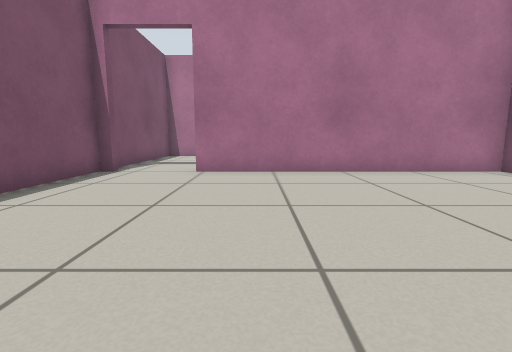
View 1 (above)

21 first-person views from a walk through a Gazebo world. The camera is 0.5 m above the floor, tilts 8° down and sees 85° across. The floor is counted in squares, 0.5 m on a side. Each view is taken from the middle of a square. On the plan, view 1 faces up. The plan holds only what a view shows up to about 11 squares ahead; the rest is blank. Gazebo's built-in surfaces are drawn with simple patterns.

View 2
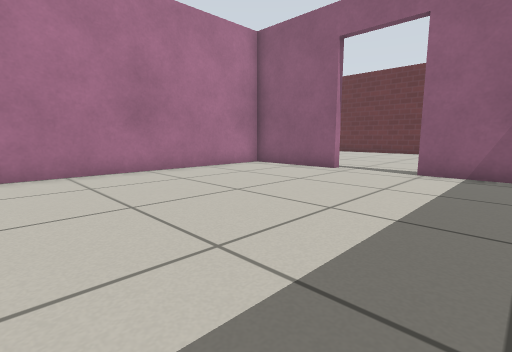

View 3
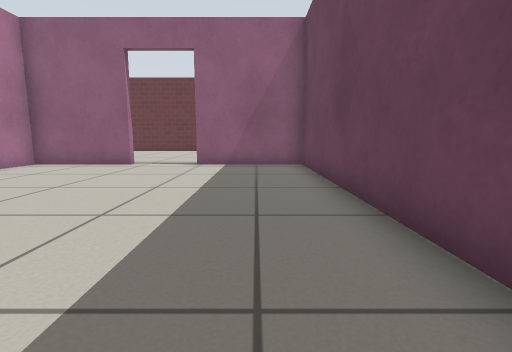

View 4
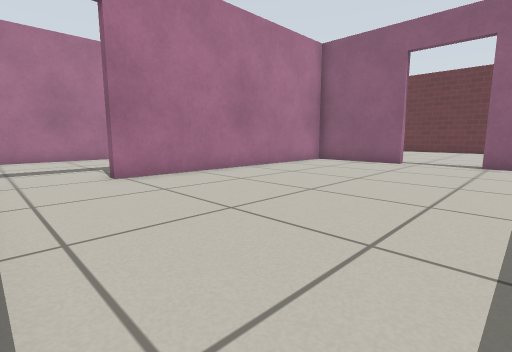

View 5
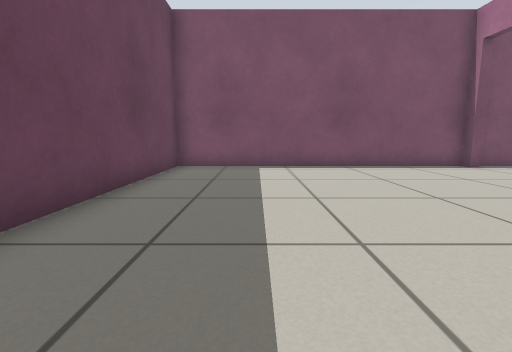

View 6
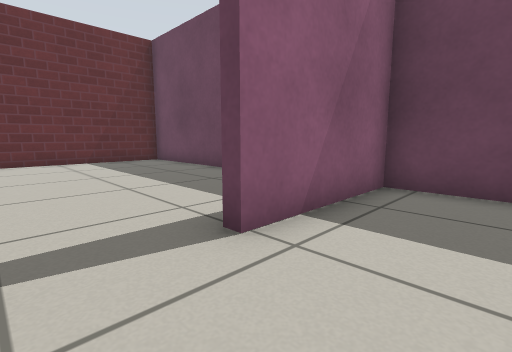

View 7
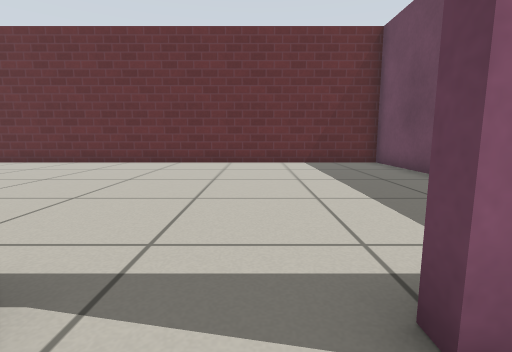

View 8
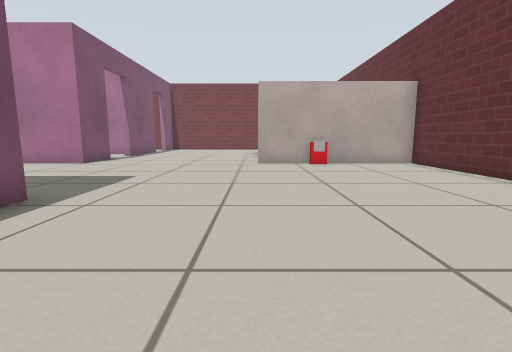

View 9
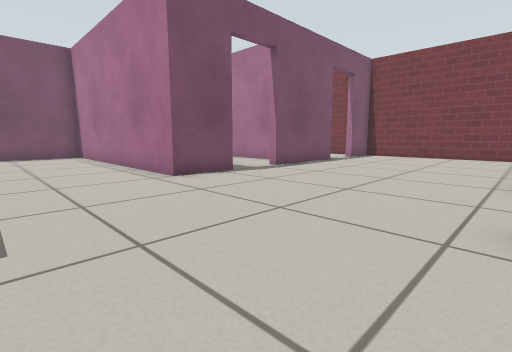

View 10
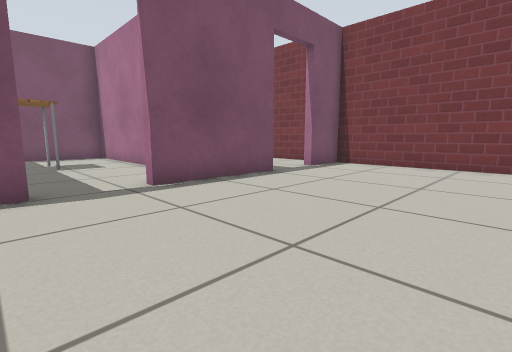

View 11
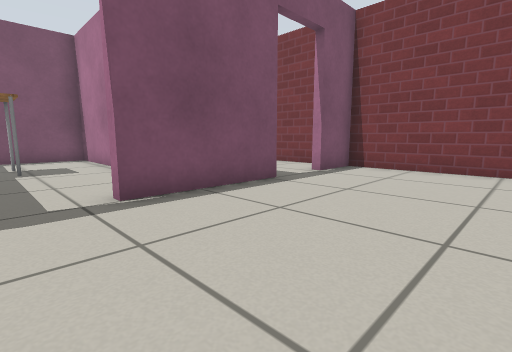

View 12
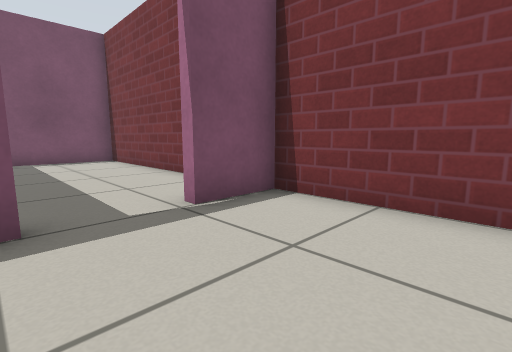

View 13
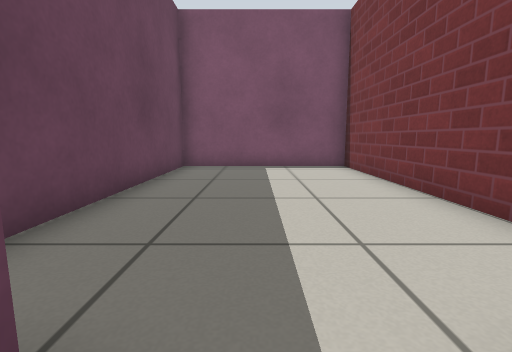

View 14
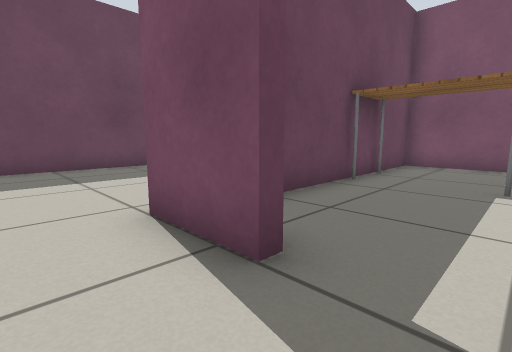

View 15
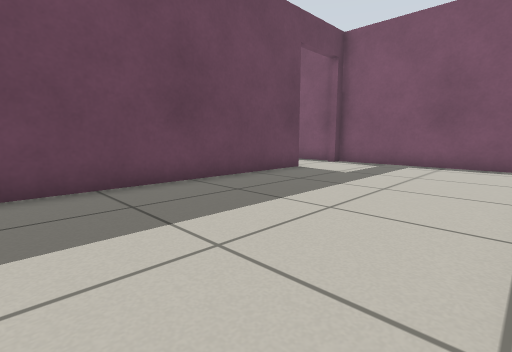

View 16
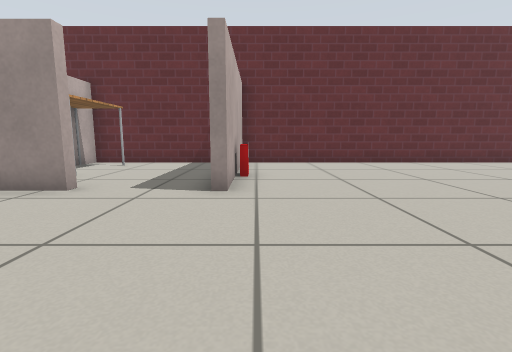

View 17
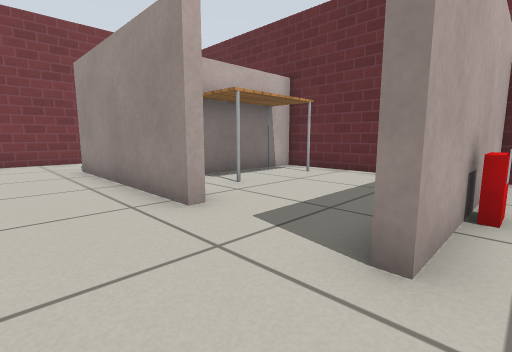

View 18
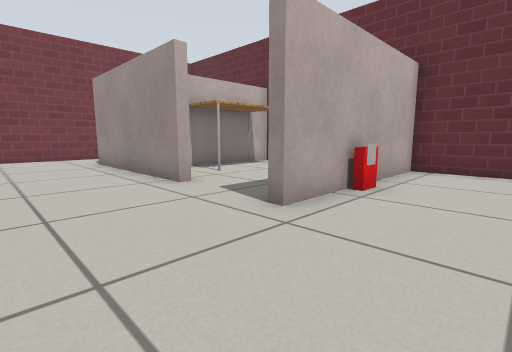

View 19
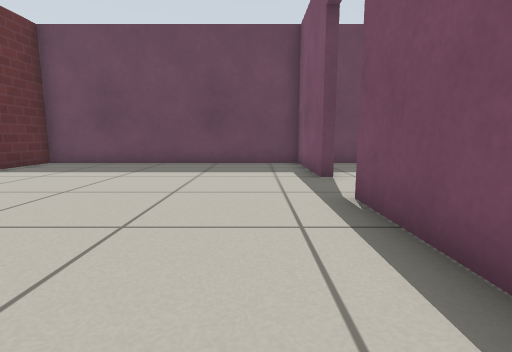

View 20
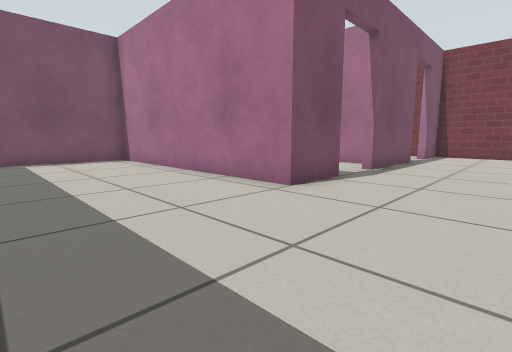

View 21
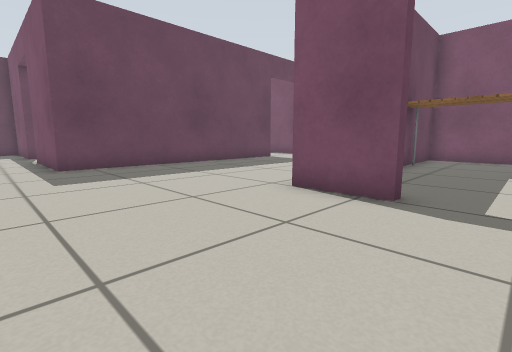

### Floor plan
Ten units are one square. View 1 is at (0, 0); x grows to the right and y downward. Boxes are objects, and circles mark ways between rooms. Rooms are numbered by the first view taken in them; rooms with no view inside come last. Other rooms are left out.
<svg viewBox="-50 -265 225 287">
<path fill="none" stroke="#000" d="M71 -45 71 -80 -17 -80M-40 -80 -45 -80 -45 17 71 17 71 -21M45 -166 45 -145 -38 -145M111 -175 111 -233M74 -21 74 17 169 17 169 -150M170 -145 110 -145M-17 -83 74 -83 74 -45M-16 -148 -6 -148M45 -223 45 -185M-45 -138 -45 -82M104 -260 45 -260 45 -241M31 -260 -45 -260 -45 -205 24 -205M2 -202 -40 -202M-6 -148 21 -148M-45 -198 -45 -148 -16 -148M35 -202 24 -202M135 -202 130 -202M170 -202 154 -202M169 -150 169 -205"/>
<rect x="125" y="-145" width="10" height="10" fill="#bbb"><title>marker</title></rect>
<rect x="-25" y="-185" width="30" height="40" fill="#bbb"><title>table</title></rect>
<rect x="125" y="-205" width="40" height="20" fill="#bbb"><title>table</title></rect>
<circle cx="-30" cy="-80" r="3" fill="#2a7"/>
<circle cx="70" cy="-35" r="3" fill="#2a7"/>
<circle cx="40" cy="-235" r="3" fill="#2a7"/>
<circle cx="40" cy="-175" r="3" fill="#2a7"/>
<circle cx="125" cy="-165" r="3" fill="#2a7"/>
<text x="10" y="-30">1</text>
<text x="80" y="-110">2</text>
<text x="-10" y="-230">3</text>
<text x="-10" y="-180">4</text>
<text x="140" y="-180">5</text>
</svg>
Room 1 opens to room 2. Room 2 opens to room 3. Room 2 opens to room 4. Room 2 opens to room 5.

Where each view was taken, in squares from view 1:
view 1: 0 up, 0 right, facing up
view 2: 0 up, 1 left, facing up-right
view 3: 0 up, 3 left, facing right
view 4: 1 up, 4 left, facing up-right
view 5: 1 up, 5 right, facing left
view 6: 4 up, 5 right, facing down-right
view 7: 3 up, 6 right, facing right
view 8: 4 up, 11 right, facing up
view 9: 11 up, 11 right, facing up-left
view 10: 16 up, 10 right, facing up-left
view 11: 17 up, 9 right, facing up-left
view 12: 22 up, 8 right, facing up-left
view 13: 23 up, 5 right, facing left
view 14: 18 up, 6 right, facing down-left
view 15: 14 up, 6 right, facing down-left
view 16: 14 up, 6 right, facing right
view 17: 14 up, 9 right, facing up-right
view 18: 12 up, 8 right, facing up-right
view 19: 9 up, 9 right, facing down
view 20: 10 up, 8 right, facing up-left
view 21: 18 up, 9 right, facing down-left
